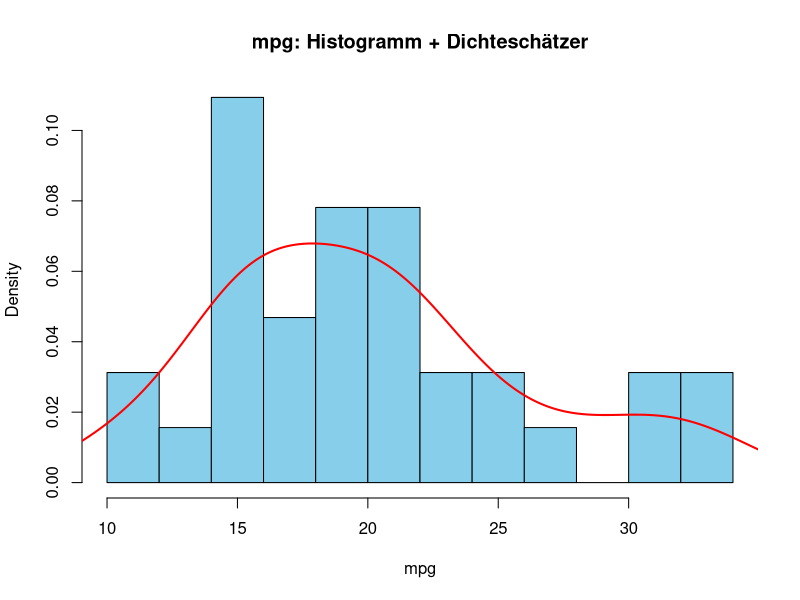
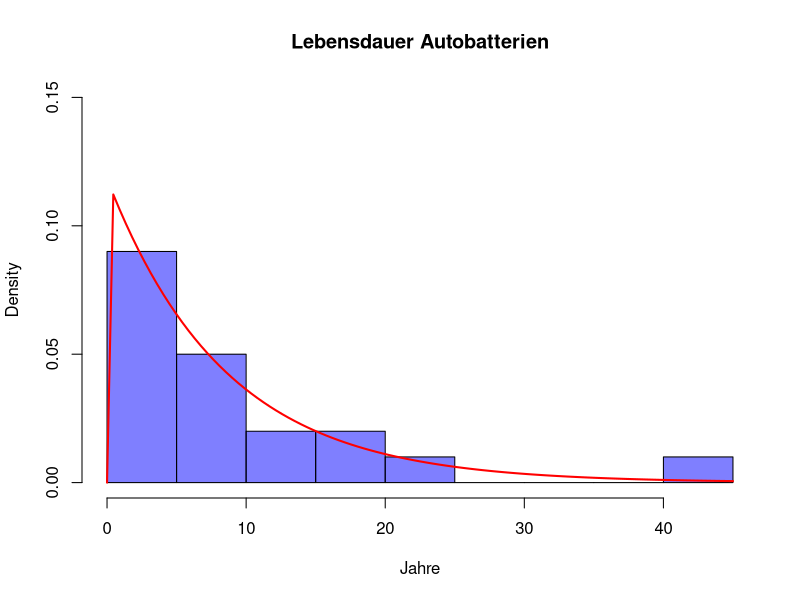
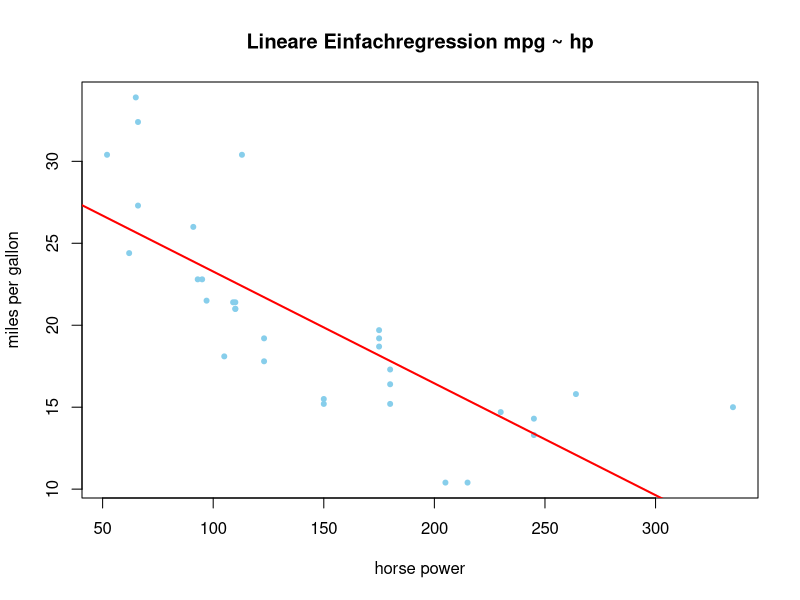
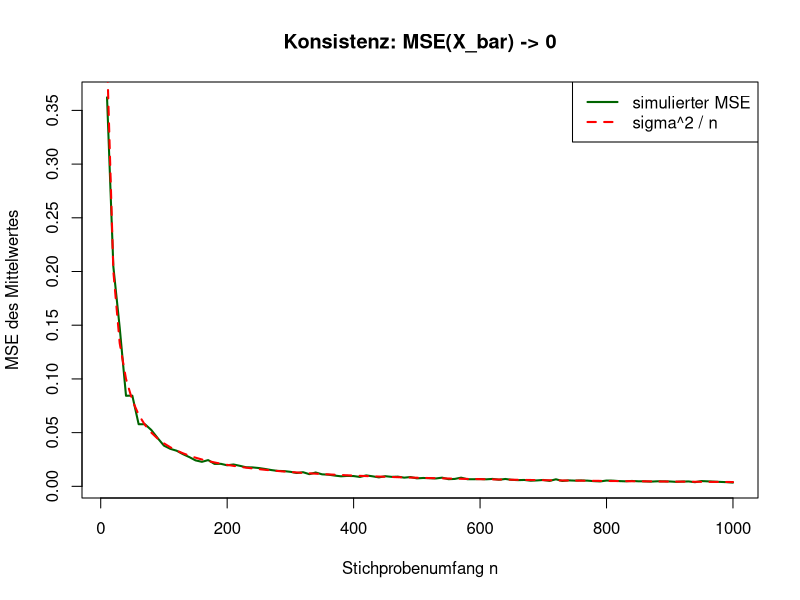

These figures' R source, in order:
# =============================================================================
# Übung Kapitel 3: Induktive Statistik
# Themen: Parameterschätzung, Maximum-Likelihood, Methode der kleinsten
#         Fehlerquadrate (lineare Regression), Erwartungstreue, MSE, Konsistenz
# Datensätze: mtcars, faithful (R-base) sowie Lebensdauer-Daten aus der Vorlesung
# =============================================================================


# -----------------------------------------------------------------------------
# Aufgabe 1 – Parameterschätzer für mtcars
# -----------------------------------------------------------------------------
# Verwende die Variable mtcars$mpg.
#
# a) Schätze E(X) (= mu) und Var(X) (= sigma^2) durch
#       mu_hat   = Mittelwert
#       sig2_hat = empirische Varianz   (1/n   * sum((x - x_bar)^2))
#       S2       = korrigierte Varianz  (1/(n-1) * sum((x - x_bar)^2))  =  var()
# b) Plotte das Histogramm zusammen mit dem Kerndichteschätzer.

data(mtcars)
x <- mtcars$mpg
n <- length(x)

mu_hat   <- mean(x)
sig2_hat <- mean((x - mu_hat)^2)            # MLE / empirische Varianz
S2       <- var(x)                          # erwartungstreu (n-1 im Nenner)

cat("mu_hat   =", round(mu_hat, 3),
    "\nsig2_hat =", round(sig2_hat, 3),
    "\nS^2      =", round(S2, 3), "\n")

hist(x, breaks = 10, freq = FALSE,
     col = "skyblue", main = "mpg: Histogramm + Dichteschätzer",
     xlab = "mpg")
lines(density(x), col = "red", lwd = 2)


# -----------------------------------------------------------------------------
# Aufgabe 2 – Maximum-Likelihood: Exponentialverteilung
# -----------------------------------------------------------------------------
# Die folgenden Werte sind Lebensdauern (in Jahren) von Autobatterien
# (Beispiel aus der Vorlesung). Es wird X ~ Exp(lambda) angenommen.
#
# a) Bestimme den ML-Schätzer  lambda_hat = 1 / x_bar.
# b) Vergleiche das Histogramm mit der angepassten Exp-Dichte.
# c) Schätze P(X > 10).

Lebensdauer <- c(6.9, 1.3, 10.8, 10.3, 0.4,
                 6.5, 4.2, 21.8,  4.0, 2.7,
                 3.0, 41.3,  0.2, 15.3, 15.3,
                 5.5, 2.1,   2.5,  5.8, 9.1)

lambda_hat <- 1 / mean(Lebensdauer)
cat("lambda_hat =", round(lambda_hat, 5), "\n")

hist(Lebensdauer, breaks = 10, freq = FALSE, ylim = c(0, 0.15),
     col = rgb(0, 0, 1, 0.5), main = "Lebensdauer Autobatterien",
     xlab = "Jahre")
curve(dexp(x, rate = lambda_hat), add = TRUE, col = "red", lwd = 2)

# c)
P_X_gt_10 <- 1 - pexp(10, rate = lambda_hat)
cat("P(X > 10) ≈", round(P_X_gt_10, 3), "\n")


# -----------------------------------------------------------------------------
# Aufgabe 3 – Methode der kleinsten Fehlerquadrate (lineare Regression)
# -----------------------------------------------------------------------------
# Zusammenhang zwischen Pferdestärken (hp) und Verbrauch (mpg) im mtcars-Datensatz.
#
# a) Schätze beta_0 und beta_1 von Hand mit den Formeln aus der Vorlesung
#    und vergleiche mit lm().
# b) Plotte die Regressionsgerade.
# c) Sage den mpg-Wert für hp = 150 voraus.

X <- mtcars$hp
Y <- mtcars$mpg

# a) "Per Hand"
xq <- mean(X);  yq <- mean(Y)
beta1_hat <- sum((X - xq) * (Y - yq)) / sum((X - xq)^2)
beta0_hat <- yq - beta1_hat * xq
cat("Per Hand: beta0 =", round(beta0_hat, 3),
    ", beta1 =", round(beta1_hat, 4), "\n")

reg <- lm(mpg ~ hp, data = mtcars)
print(coef(reg))     # Vergleich

# b)
plot(X, Y, pch = 20, col = "skyblue",
     xlab = "horse power", ylab = "miles per gallon",
     main = "Lineare Einfachregression mpg ~ hp")
abline(reg, col = "red", lwd = 2)

# c)
neuer_punkt <- data.frame(hp = 150)
predict(reg, newdata = neuer_punkt)


# -----------------------------------------------------------------------------
# Aufgabe 4 – Erwartungstreue & MSE: empirische vs. korrigierte Varianz
# -----------------------------------------------------------------------------
# Simuliere m = 5000 Stichproben vom Umfang n = 10 aus N(0, 4).
# Berechne in jeder Stichprobe sig2_hat (mit n) und S^2 (mit n-1).
# Zeige empirisch:
#   E(sig2_hat) ≈ (n-1)/n * sigma^2  (verzerrt)
#   E(S^2)      ≈ sigma^2            (erwartungstreu)
# und vergleiche die MSE.

set.seed(2025)
n  <- 10
m  <- 5000
sigma2_wahr <- 4

sig2_vec <- numeric(m)
S2_vec   <- numeric(m)

for (i in seq_len(m)) {
  x <- rnorm(n, mean = 0, sd = sqrt(sigma2_wahr))
  sig2_vec[i] <- mean((x - mean(x))^2)   # empirische Varianz
  S2_vec[i]   <- var(x)                  # korrigierte Varianz
}

cat("Mittel sig2_hat =", round(mean(sig2_vec), 3),
    "  (erwartet:", round((n - 1)/n * sigma2_wahr, 3), ")\n")
cat("Mittel S^2      =", round(mean(S2_vec),   3),
    "  (erwartet:", sigma2_wahr, ")\n")

mse_sig2 <- mean((sig2_vec - sigma2_wahr)^2)
mse_S2   <- mean((S2_vec   - sigma2_wahr)^2)
cat("MSE(sig2_hat) =", round(mse_sig2, 3),
    " | MSE(S^2) =",   round(mse_S2,   3), "\n")
# Der MLE ist verzerrt, hat aber häufig den kleineren MSE.


# -----------------------------------------------------------------------------
# Aufgabe 5 – Konsistenz des Mittelwertes
# -----------------------------------------------------------------------------
# Plotte den MSE des Mittelwertes als Funktion des Stichprobenumfangs n
# bei Ziehung aus N(5, 4). Erwartet: MSE = sigma^2 / n -> 0.

set.seed(7)
sigma2 <- 4
ns <- seq(10, 1000, by = 10)
mse <- sapply(ns, function(n) {
  xq <- replicate(500, mean(rnorm(n, mean = 5, sd = sqrt(sigma2))))
  mean((xq - 5)^2)
})

plot(ns, mse, type = "l", col = "darkgreen", lwd = 2,
     xlab = "Stichprobenumfang n", ylab = "MSE des Mittelwertes",
     main = "Konsistenz: MSE(X_bar) -> 0")
lines(ns, sigma2 / ns, col = "red", lty = 2, lwd = 2)
legend("topright", legend = c("simulierter MSE", "sigma^2 / n"),
       col = c("darkgreen", "red"), lty = c(1, 2), lwd = 2)
